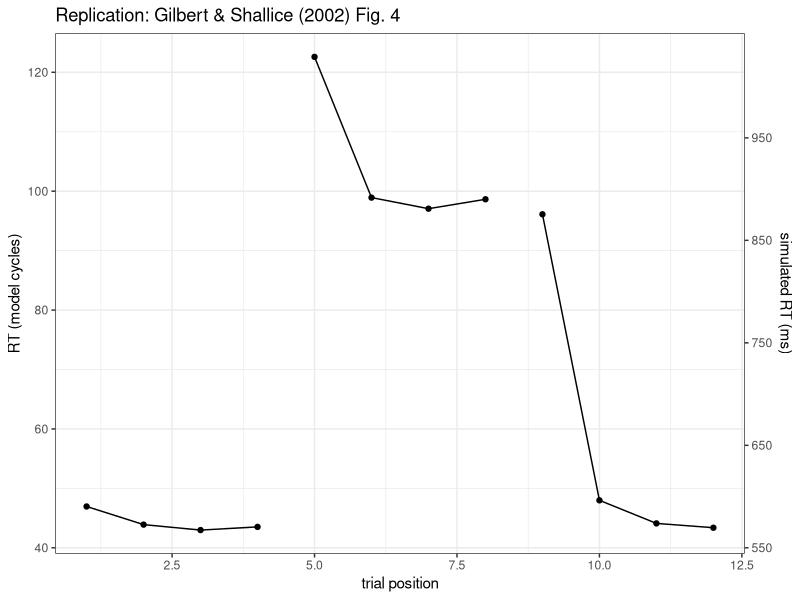

Source code (R): (Note: this script raises an error after producing the figure.)

rm (list=ls())

library(ggplot2) # for graphs
#library(pastecs) # for descriptive statistics
library(reshape2) # for transform
#library (plyr)
                                        # library(lsr) # for etaSquared

imageDirectory <- file.path(Sys.getenv("HOME"), "Dropbox", "PhD", "Thesis", "replication")

# 
labels.data = c("p1", "p2", "p3", "p4", "p5", "p6", "p7", "p8", "p9", "p10", "p11", "p12")


fig4data.rt <- read.delim("fig4_rts.txt", header=FALSE, sep=c("", ":"), col.names=labels.data)
fig4data.errors <- read.delim("fig4_errors.txt", header=FALSE, sep=c("", ":"), col.names=labels.data)

fig4data.rt$block <- seq(from=1, by=1, to=nrow(fig4data.rt))
fig4data.errors$block <- seq(from=1, by=1, to=nrow(fig4data.rt))



fig4data.rt.long <- melt(fig4data.rt, id.vars = "block",
                         variable.name = "trial.position",
                         value.name = "RT")
fig4data.errors.long <- melt(fig4data.errors,
                             id.vars = "block",
                             variable.name = "trial.position",
                             value.name = "error.rate")

idtask <- function (position) {
    if (as.numeric(position) < 5) {
        return (1)
    } else if (as.numeric(position) < 9) {
        return (2)
    } else {
        return (3)
    }
}

                                        # convert p1, p2 etc. into numeric position
    fig4data.rt.long$trial.position <- as.numeric(gsub('p', '', fig4data.rt.long$trial.position))

# assign task (1, 2) for drawing group lines to match the figure
fig4data.rt.long$task <- sapply (fig4data.rt.long$trial.position, idtask)
    
replication.fig4<- ggplot (fig4data.rt.long,  aes(x=trial.position, y=RT, group=task))
replication.fig4 +
    stat_summary(fun.y = mean, geom = "line", position = "dodge") +
    stat_summary(fun.y = mean, geom = "point") +
        stat_summary(fun.data = mean_cl_boot,
                     geom = "errorbar",
                     # position = position_dodge(width = 0.2),
                     width = 0.2) + 
    labs (x = "trial position", y = "Simulated RT (Cycles)") +
    ggtitle("Replication: Gilbert & Shallice (2002) Fig. 4") +
    theme_bw() + theme (legend.position="bottom") + 
    scale_colour_grey(start = 0.1, end = 0.4) +
    scale_y_continuous( name= "RT (model cycles)",
       sec.axis = sec_axis(~ . * 5.8 +  318, # transformed sec axis to perform regression equation
       name="simulated RT (ms)",
       breaks = c(450, 550, 650, 750, 850, 950), 
       labels = c("450", "550", "650", "750", "850", "950")))


imageFile <- file.path("~/Dropbox/PhD/Thesis/replication/", "gs_fig4.png")
ggsave(filename=imageFile, width = 200, height = 200, units = "mm")


replication.fig4.errors<- ggplot (fig4data.errors.long,  aes(x=trial.position, y=error.rate))
replication.fig4.errors +
#    stat_summary(fun.y = mean, geom = "line", position = "dodge") +
    stat_summary(fun.y = mean, geom = "point") +
        stat_summary(fun.data = mean_cl_boot,
                     geom = "errorbar",
                     # position = position_dodge(width = 0.2),
                     width = 0.2) + 
      labs (x = "trial position", y = "Simulated RT (Cycles)") +
          ggtitle("Replication: Gilbert & Shallice (2002) Fig. 4")

imageFile <- file.path("~/Dropbox/PhD/Thesis/replication/", "gs_fig4.png")
ggsave(filename=imageFile, width = 200, height = 200, units = "mm")
